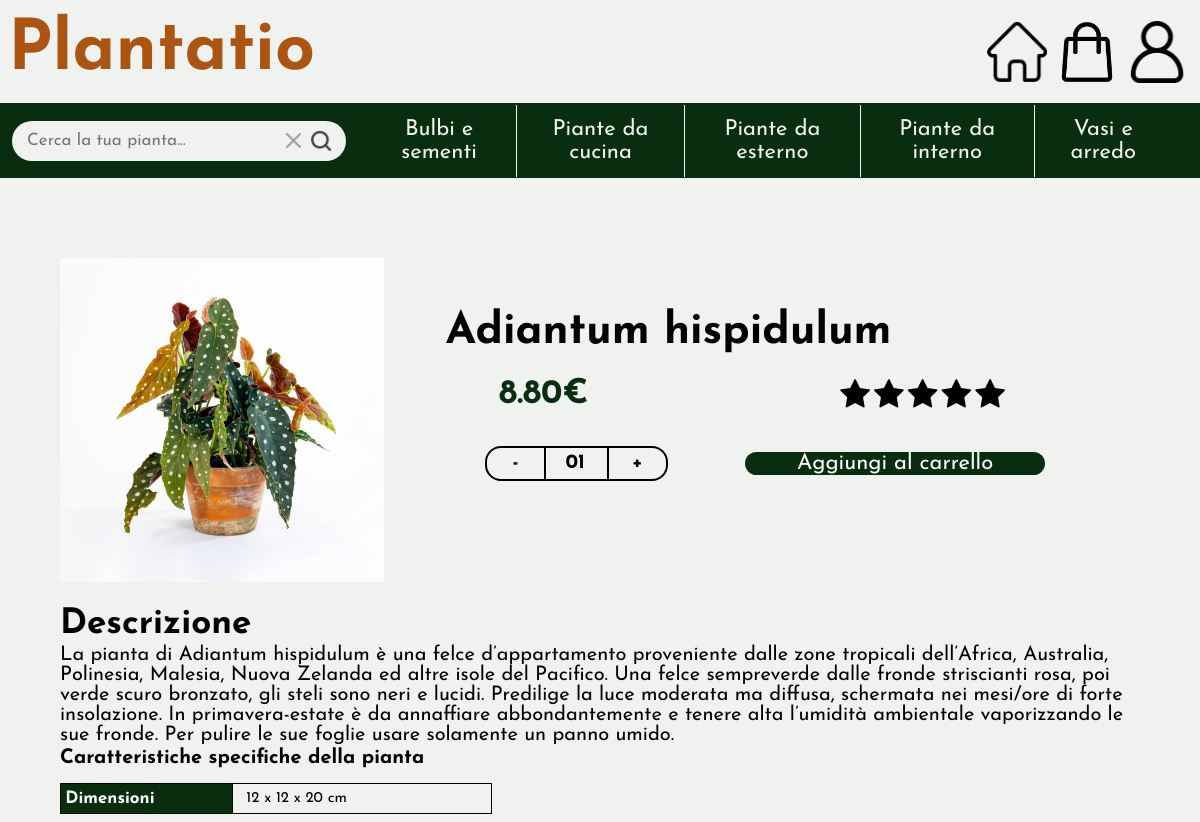
/product.php?id=Adiantum+hispidulum (upper part), run on an earlier commit of the app's database.
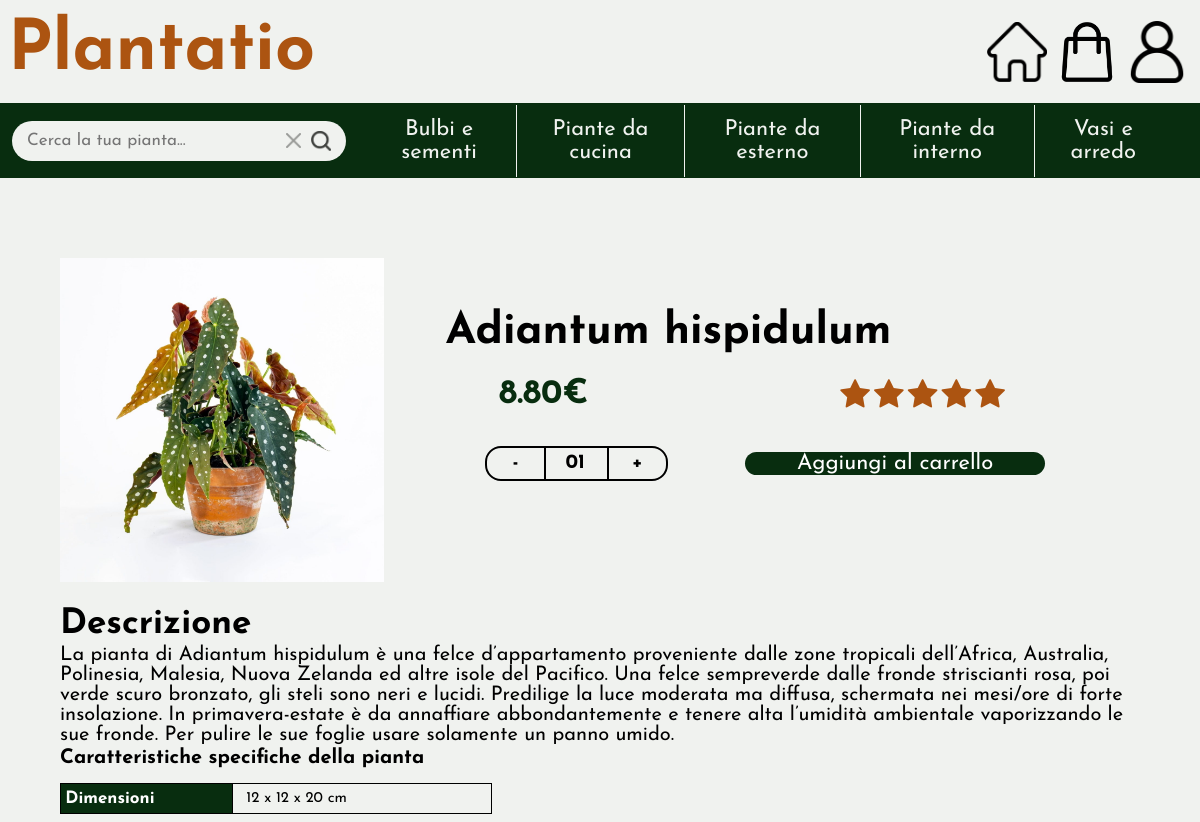
And on a later commit of the database.
### product.php (called while the page is built, shortened)
<?php
require_once 'bootstrap.php';
$templateParams["titolo"] = "Plantatio";
$templateParams["mainContent"] = "single-item.php";
$templateParams["js"] = array("js/product.js", "js/nav.js", "js/header.js");
$idprodotto = -1;
if(isset($_GET["id"])){
    $idprodotto = $_GET["id"];
} else {
    if(isset($idProd)){
        $idprodotto = $productId;
    }
}
$templateParams["prodotto"] = $dbh->getProductById($idprodotto);
$templateParams["recensioni_prodotto"] = $dbh->getReviewsOfProduct($idprodotto);
require 'template/base.php';
?>

### database/database.php (called while the page is built, shortened)
<?php
class DatabaseHelper
{
    private $db;
    public function __construct($servername, $username, $password, $dbname, $port)
    {
        $this->db = new mysqli($servername, $username, $password, $dbname, $port);
    }
    public function getSubCategoriesFromCategory($nomeCategoria)
    {
        $stmt = $this->db->prepare("SELECT nome_sottocategoria FROM SottoCategorie WHERE id_categoria = ?");
        $stmt->bind_param('s', $nomeCategoria);
        $stmt->execute();
        $result = $stmt->get_result();
        return $result->fetch_all(MYSQLI_ASSOC);
    }
    public function getCategories()
    {
        $stmt = $this->db->prepare("SELECT nome_categoria FROM Categorie");
        $stmt->execute();
        $result = $stmt->get_result();
        $categories = $result->fetch_all(MYSQLI_ASSOC);
        foreach ($categories as &$category) {
            $category["sottocategorie"] = array();
            $category["sottocategorie"] = $this->getSubCategoriesFromCategory($category["nome_categoria"]);
        }
        return $categories;
    }
    public function getProductById($product_id)
    {
        $stmt = $this->db->prepare("SELECT * FROM Prodotti WHERE nome_prodotto = ? AND presente = 1");
        $stmt->bind_param('s', $product_id);
        $stmt->execute();
        $result = $stmt->get_result();
        return $result->fetch_all(MYSQLI_ASSOC);
    }
    public function getReviewsOfProduct($idprodotto)
    {
        $query = "SELECT nome, voto, commento, DATE(data_recensione) as dataRec FROM Recensioni, Utenti WHERE id_utente = email AND id_prodotto = ? ORDER BY data_recensione DESC";
        $stmt = $this->db->prepare($query);
        $stmt->bind_param('s', $idprodotto);
        $stmt->execute();
        $result = $stmt->get_result();
        return $result->fetch_all(MYSQLI_ASSOC);
    }
}

### bootstrap.php (called while the page is built, shortened)
<?php
require_once("utils/functions.php");
require_once("database/database.php");
$dbh = new DatabaseHelper("localhost", "root", "", "plantatio", 3306);
$templateParams["categorie"] = $dbh->getCategories();
?>

### utils/functions.php (called while the page is built, shortened)
<?php
function isUserLoggedIn()
{
    return !empty($_SESSION['email']);
}

### template/single-item.php (the view, shortened to what this page needs)
<main class="single-item">
    <?php if (count($templateParams["prodotto"]) == 0): ?>
        <article>
            <p>Prodotto non presente</p>
        </article>
    <?php
    else:
        $prodotto = $templateParams["prodotto"][0];
    ?>
        <article>
            <header>
                <img src="upload/prodotti/<?php echo $prodotto["nome_prodotto"] ?>.jpg" alt="" />
                <section>
                    <h2><?php echo $prodotto["nome_prodotto"] ?></h2>
                    <h3><?php echo $prodotto["prezzo"] ?>€
                    </h3>
                    <div class="star-value">
                        <?php for ($i = 1; $i <= $prodotto["voto"]; $i++): ?>
                            <span class="fa fa-star checked"></span>
                        <?php endfor; ?>
                        <?php for ($i = $prodotto["voto"] + 1; $i <= 5; $i++): ?>
                            <span class="fa fa-star"></span>
                        <?php endfor; ?>
                    </div>
                    <?php if ($prodotto['stock'] > 0): ?>
                        <div class="wrapper">
                            <span class="minus" onclick="reduceQuantity()">-</span>
                            <span class="number">01</span>
                            <span class="plus" onclick="addQuantity(<?php echo $prodotto['stock'] ?>)">+</span>
                        </div>
                        <button type="button" <?php if (isUserLoggedIn()) : ?>
                            onclick="addToCart('<?php echo $prodotto['nome_prodotto'] ?>')"
                            <?php else: ?> onclick="showErrorMessage()"
                            <?php endif; ?>>Aggiungi al carrello
                        </button>
                    <?php else: ?>
                        <span class="out_of_stock">La pianta non è al momento disponibile</span>
                    <?php endif; ?>
                </section>
            </header>
            <section>
                <h3>Descrizione</h3>
                <p><?php echo $prodotto["descrizione"] ?></p>
                <table>
                    <caption>Caratteristiche specifiche della pianta</caption>
                    <tr>
                        <th>Dimensioni</th>
                        <td><?php echo $prodotto["dimensioni"] ?></td>
                    </tr>
                </table>
            </section>
        </article>
    <?php endif; ?>
</main>

What changed in the data, as far as the page shows it:
changed prodotti "Adiantum hispidulum": voto 0 → 5 (drawn)
